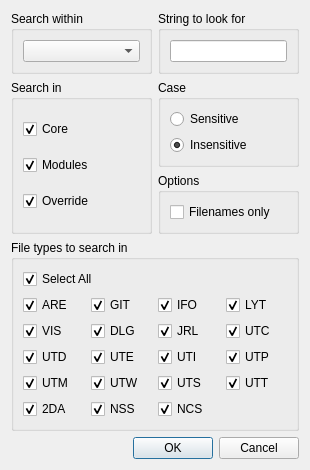
<?xml version="1.0" encoding="UTF-8"?>
<ui version="4.0">
 <class>Dialog</class>
 <widget class="QDialog" name="Dialog">
  <property name="geometry">
   <rect>
    <x>0</x>
    <y>0</y>
    <width>310</width>
    <height>391</height>
   </rect>
  </property>
  <property name="windowTitle">
   <string>File Search</string>
  </property>
  <layout class="QVBoxLayout" name="verticalLayout_8">
   <item>
    <layout class="QHBoxLayout" name="horizontalLayout" stretch="1,1">
     <item>
      <widget class="QGroupBox" name="groupBox">
       <property name="title">
        <string>Search within</string>
       </property>
       <layout class="QGridLayout" name="gridLayout">
        <item row="0" column="0">
         <widget class="QComboBox" name="installationSelect"/>
        </item>
       </layout>
      </widget>
     </item>
     <item>
      <widget class="QGroupBox" name="groupBox_2">
       <property name="title">
        <string>String to look for</string>
       </property>
       <layout class="QGridLayout" name="gridLayout_2">
        <item row="0" column="0">
         <widget class="QLineEdit" name="searchTextEdit"/>
        </item>
       </layout>
      </widget>
     </item>
    </layout>
   </item>
   <item>
    <layout class="QHBoxLayout" name="horizontalLayout_2">
     <item>
      <widget class="QGroupBox" name="groupBox_4">
       <property name="title">
        <string>Search in</string>
       </property>
       <layout class="QVBoxLayout" name="verticalLayout_2">
        <item>
         <widget class="QCheckBox" name="coreCheck">
          <property name="text">
           <string>Core</string>
          </property>
          <property name="checked">
           <bool>true</bool>
          </property>
         </widget>
        </item>
        <item>
         <widget class="QCheckBox" name="modulesCheck">
          <property name="text">
           <string>Modules</string>
          </property>
          <property name="checked">
           <bool>true</bool>
          </property>
         </widget>
        </item>
        <item>
         <widget class="QCheckBox" name="overrideCheck">
          <property name="text">
           <string>Override</string>
          </property>
          <property name="checked">
           <bool>true</bool>
          </property>
         </widget>
        </item>
       </layout>
      </widget>
     </item>
     <item>
      <layout class="QVBoxLayout" name="verticalLayout_3">
       <item>
        <widget class="QGroupBox" name="groupBox_3">
         <property name="title">
          <string>Case</string>
         </property>
         <layout class="QVBoxLayout" name="verticalLayout">
          <item>
           <widget class="QRadioButton" name="caseInsensitiveRadio">
            <property name="text">
             <string>Sensitive</string>
            </property>
           </widget>
          </item>
          <item>
           <widget class="QRadioButton" name="caseSensitiveRadio">
            <property name="text">
             <string>Insensitive</string>
            </property>
            <property name="checked">
             <bool>true</bool>
            </property>
           </widget>
          </item>
         </layout>
        </widget>
       </item>
       <item>
        <widget class="QGroupBox" name="groupBox_6">
         <property name="title">
          <string>Options</string>
         </property>
         <layout class="QGridLayout" name="gridLayout_3">
          <item row="0" column="0">
           <widget class="QCheckBox" name="filenamesOnlyCheck">
            <property name="text">
             <string>Filenames only</string>
            </property>
            <property name="checked">
             <bool>false</bool>
            </property>
           </widget>
          </item>
         </layout>
        </widget>
       </item>
      </layout>
     </item>
    </layout>
   </item>
   <item>
    <widget class="QGroupBox" name="groupBox_5">
     <property name="title">
      <string>File types to search in</string>
     </property>
     <layout class="QGridLayout" name="gridLayout_4">
      <item row="0" column="0" colspan="4">
       <widget class="QCheckBox" name="selectAllCheck">
        <property name="text">
         <string>Select All</string>
        </property>
        <property name="checked">
         <bool>true</bool>
        </property>
       </widget>
      </item>
      <item row="1" column="0">
       <widget class="QCheckBox" name="typeARECheck">
        <property name="text">
         <string>ARE</string>
        </property>
        <property name="checked">
         <bool>true</bool>
        </property>
       </widget>
      </item>
      <item row="1" column="1">
       <widget class="QCheckBox" name="typeGITCheck">
        <property name="text">
         <string>GIT</string>
        </property>
        <property name="checked">
         <bool>true</bool>
        </property>
       </widget>
      </item>
      <item row="1" column="2">
       <widget class="QCheckBox" name="typeIFOCheck">
        <property name="text">
         <string>IFO</string>
        </property>
        <property name="checked">
         <bool>true</bool>
        </property>
       </widget>
      </item>
      <item row="1" column="3">
       <widget class="QCheckBox" name="typeLYTCheck">
        <property name="text">
         <string>LYT</string>
        </property>
        <property name="checked">
         <bool>true</bool>
        </property>
       </widget>
      </item>
      <item row="2" column="0">
       <widget class="QCheckBox" name="typeVISCheck">
        <property name="text">
         <string>VIS</string>
        </property>
        <property name="checked">
         <bool>true</bool>
        </property>
       </widget>
      </item>
      <item row="2" column="1">
       <widget class="QCheckBox" name="typeDLGCheck">
        <property name="text">
         <string>DLG</string>
        </property>
        <property name="checked">
         <bool>true</bool>
        </property>
       </widget>
      </item>
      <item row="2" column="2">
       <widget class="QCheckBox" name="typeJRLCheck">
        <property name="text">
         <string>JRL</string>
        </property>
        <property name="checked">
         <bool>true</bool>
        </property>
       </widget>
      </item>
      <item row="2" column="3">
       <widget class="QCheckBox" name="typeUTCCheck">
        <property name="text">
         <string>UTC</string>
        </property>
        <property name="checked">
         <bool>true</bool>
        </property>
       </widget>
      </item>
      <item row="3" column="0">
       <widget class="QCheckBox" name="typeUTDCheck">
        <property name="text">
         <string>UTD</string>
        </property>
        <property name="checked">
         <bool>true</bool>
        </property>
       </widget>
      </item>
      <item row="3" column="1">
       <widget class="QCheckBox" name="typeUTECheck">
        <property name="text">
         <string>UTE</string>
        </property>
        <property name="checked">
         <bool>true</bool>
        </property>
       </widget>
      </item>
      <item row="3" column="2">
       <widget class="QCheckBox" name="typeUTICheck">
        <property name="text">
         <string>UTI</string>
        </property>
        <property name="checked">
         <bool>true</bool>
        </property>
       </widget>
      </item>
      <item row="3" column="3">
       <widget class="QCheckBox" name="typeUTPCheck">
        <property name="text">
         <string>UTP</string>
        </property>
        <property name="checked">
         <bool>true</bool>
        </property>
       </widget>
      </item>
      <item row="4" column="0">
       <widget class="QCheckBox" name="typeUTMCheck">
        <property name="text">
         <string>UTM</string>
        </property>
        <property name="checked">
         <bool>true</bool>
        </property>
       </widget>
      </item>
      <item row="4" column="1">
       <widget class="QCheckBox" name="typeUTWCheck">
        <property name="text">
         <string>UTW</string>
        </property>
        <property name="checked">
         <bool>true</bool>
        </property>
       </widget>
      </item>
      <item row="4" column="2">
       <widget class="QCheckBox" name="typeUTSCheck">
        <property name="text">
         <string>UTS</string>
        </property>
        <property name="checked">
         <bool>true</bool>
        </property>
       </widget>
      </item>
      <item row="4" column="3">
       <widget class="QCheckBox" name="typeUTTCheck">
        <property name="text">
         <string>UTT</string>
        </property>
        <property name="checked">
         <bool>true</bool>
        </property>
       </widget>
      </item>
      <item row="5" column="0">
       <widget class="QCheckBox" name="type2DACheck">
        <property name="text">
         <string>2DA</string>
        </property>
        <property name="checked">
         <bool>true</bool>
        </property>
       </widget>
      </item>
      <item row="5" column="1">
       <widget class="QCheckBox" name="typeNSSCheck">
        <property name="text">
         <string>NSS</string>
        </property>
        <property name="checked">
         <bool>true</bool>
        </property>
       </widget>
      </item>
      <item row="5" column="2">
       <widget class="QCheckBox" name="typeNCSCheck">
        <property name="text">
         <string>NCS</string>
        </property>
        <property name="checked">
         <bool>true</bool>
        </property>
       </widget>
      </item>
      <item row="5" column="3">
       <spacer name="verticalSpacer">
        <property name="orientation">
         <enum>Qt::Vertical</enum>
        </property>
        <property name="sizeHint" stdset="0">
         <size>
          <width>20</width>
          <height>40</height>
         </size>
        </property>
       </spacer>
      </item>
     </layout>
    </widget>
   </item>
   <item>
    <widget class="QDialogButtonBox" name="buttonBox">
     <property name="orientation">
      <enum>Qt::Horizontal</enum>
     </property>
     <property name="standardButtons">
      <set>QDialogButtonBox::Cancel|QDialogButtonBox::Ok</set>
     </property>
    </widget>
   </item>
  </layout>
 </widget>
 <resources/>
 <connections>
  <connection>
   <sender>buttonBox</sender>
   <signal>accepted()</signal>
   <receiver>Dialog</receiver>
   <slot>accept()</slot>
   <hints>
    <hint type="sourcelabel">
     <x>248</x>
     <y>254</y>
    </hint>
    <hint type="destinationlabel">
     <x>157</x>
     <y>274</y>
    </hint>
   </hints>
  </connection>
  <connection>
   <sender>buttonBox</sender>
   <signal>rejected()</signal>
   <receiver>Dialog</receiver>
   <slot>reject()</slot>
   <hints>
    <hint type="sourcelabel">
     <x>316</x>
     <y>260</y>
    </hint>
    <hint type="destinationlabel">
     <x>286</x>
     <y>274</y>
    </hint>
   </hints>
  </connection>
 </connections>
</ui>
